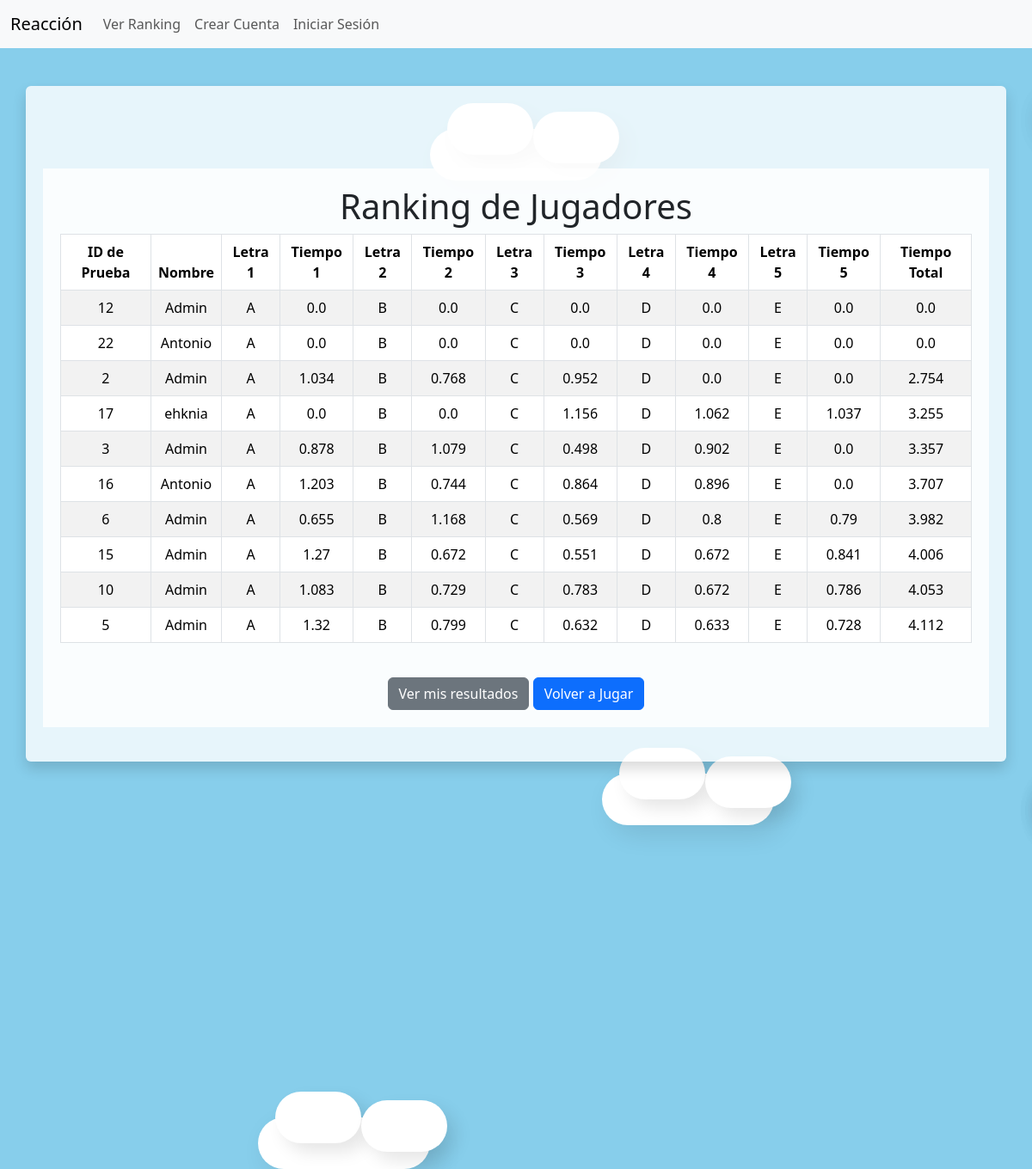
/ver-ranking/, run on an earlier commit of the app's database.
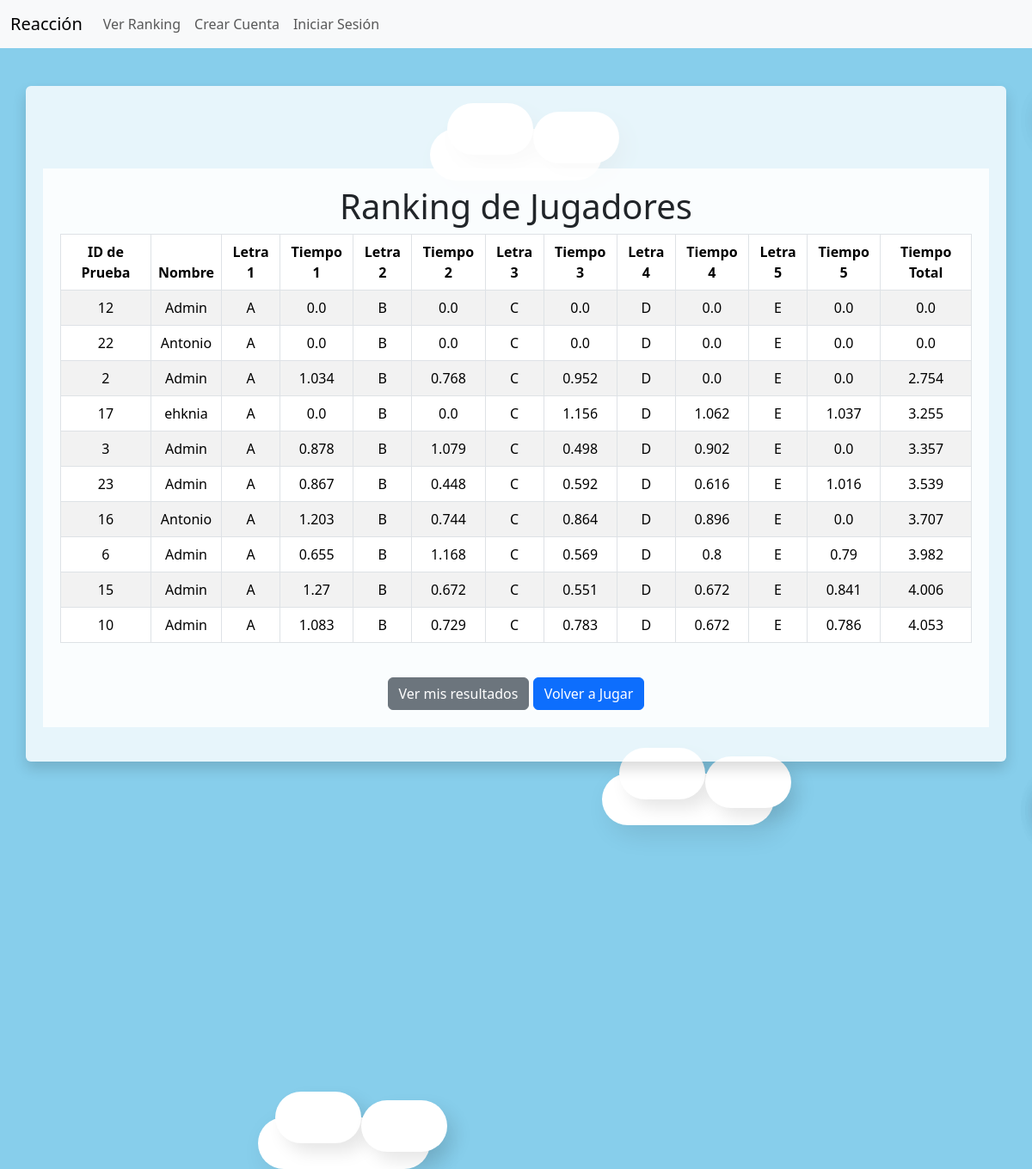
And on a later commit of the database.
### tiemporespuesta/models.py (models this page shows)
class Prueba(models.Model):
    usuario = models.ForeignKey(User, on_delete=models.CASCADE)
    letra_1 = models.CharField(max_length=1)
    tiempo_1 = models.FloatField()
    letra_2 = models.CharField(max_length=1)
    tiempo_2 = models.FloatField()
    letra_3 = models.CharField(max_length=1)
    tiempo_3 = models.FloatField()
    letra_4 = models.CharField(max_length=1)
    tiempo_4 = models.FloatField()
    letra_5 = models.CharField(max_length=1)
    tiempo_5 = models.FloatField()
    def tiempo_total(self):
        return self.tiempo_1 + self.tiempo_2 + self.tiempo_3 + self.tiempo_4 + self.tiempo_5

### tiemporespuesta/views.py (the view)
# urls.py: path('ver-ranking/', ver_ranking, name='ver_ranking'),
def ver_ranking(request):
    pruebas = Prueba.objects.all()
    pruebas_ordenadas = sorted(pruebas, key=lambda p: p.tiempo_total())
    mejores_pruebas = pruebas_ordenadas[:10]
    return render(request, 'ranking.html', {'pruebas': mejores_pruebas})

### tiemporespuesta/templates/ranking.html
{% extends 'base.html' %}
{% block template %}
<div class="container mt-5">
    <h1 class="text-center">Ranking de Jugadores</h1>
    <div class="table-responsive">
        <table class="table table-bordered table-striped">
            <thead>
                <tr>
                    <th scope="col">ID de Prueba</th>
                    <th scope="col">Nombre</th>
                    <th scope="col">Letra 1</th>
                    <th scope="col">Tiempo 1</th>
                    <th scope="col">Letra 2</th>
                    <th scope="col">Tiempo 2</th>
                    <th scope="col">Letra 3</th>
                    <th scope="col">Tiempo 3</th>
                    <th scope="col">Letra 4</th>
                    <th scope="col">Tiempo 4</th>
                    <th scope="col">Letra 5</th>
                    <th scope="col">Tiempo 5</th>
                    <th scope="col">Tiempo Total</th>
                </tr>
            </thead>
            <tbody>
                {% for prueba in pruebas %}
                <tr>
                    <td scope="row">{{ prueba.id }}</td>
                    <td>{{ prueba.usuario.username }}</td>
                    <td>{{ prueba.letra_1 }}</td>
                    <td>{{ prueba.tiempo_1 }}</td>
                    <td>{{ prueba.letra_2 }}</td>
                    <td>{{ prueba.tiempo_2 }}</td>
                    <td>{{ prueba.letra_3 }}</td>
                    <td>{{ prueba.tiempo_3 }}</td>
                    <td>{{ prueba.letra_4 }}</td>
                    <td>{{ prueba.tiempo_4 }}</td>
                    <td>{{ prueba.letra_5 }}</td>
                    <td>{{ prueba.tiempo_5 }}</td>
                    <td>{{ prueba.tiempo_total }}</td>
                </tr>
                {% endfor %}
            </tbody>
        </table>
    </div>
    <div class="mt-4 text-center">
        <a href="{% url 'mi_puntuacion' %}" class="btn btn-secondary">Ver mis resultados</a>
        <a href="{% url 'dashboard' %}" class="btn btn-primary">Volver a Jugar</a>
    </div>
</div>
{% endblock %}

What changed in the data, as far as the page shows it:
no longer on this page (row unchanged): Prueba: id "5", usuario.username "Admin", letra_1 "A", tiempo_1 "1.32", letra_2 "B", tiempo_2 "0.799", letra_3 "C", tiempo_3 "0.632", letra_4 "D", tiempo_4 "0.633", letra_5 "E", tiempo_5 "0.728", tiempo_total "4.112"
added Prueba: id "23", usuario.username "Admin", letra_1 "A", tiempo_1 "0.867", letra_2 "B", tiempo_2 "0.448", letra_3 "C", tiempo_3 "0.592", letra_4 "D", tiempo_4 "0.616", letra_5 "E", tiempo_5 "1.016", tiempo_total "3.539"
